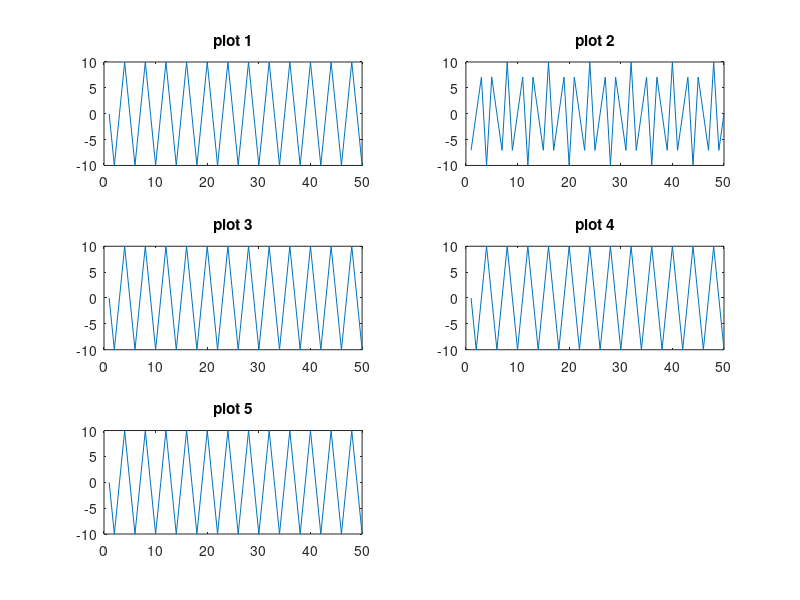

Write the MATLAB code that produced this figure.
% SIGNAL SAMPLING AND ALIASING

clc, clear, clf;

%CONSTANTS
A = 10;
F1 = 10;
F2 = 15;
F3 = 50;
F4 = 170;
F5 = 250;
Fs = 40;

for n=1:1:50
  X1(n) = A*cos(2*pi*n*(F1/Fs));
  X2(n) = A*cos(2*pi*n*(F2/Fs));
  X3(n) = A*cos(2*pi*n*(F3/Fs));
  X4(n) = A*cos(2*pi*n*(F4/Fs));
  X5(n) = A*cos(2*pi*n*(F5/Fs));
endfor

%plotting
%figure(1), plot(X1)
%figure(2), plot(X2)
%figure(3), plot(X3)
%figure(4), plot(X4)
%figure(5), plot(X5)

%alternate ploting
subplot(3,2,1), plot(X1), title('plot 1')
subplot(3,2,2), plot(X2), title('plot 2')
subplot(3,2,3), plot(X3), title('plot 3')
subplot(3,2,4), plot(X4), title('plot 4')
subplot(3,2,5), plot(X5), title('plot 5')

